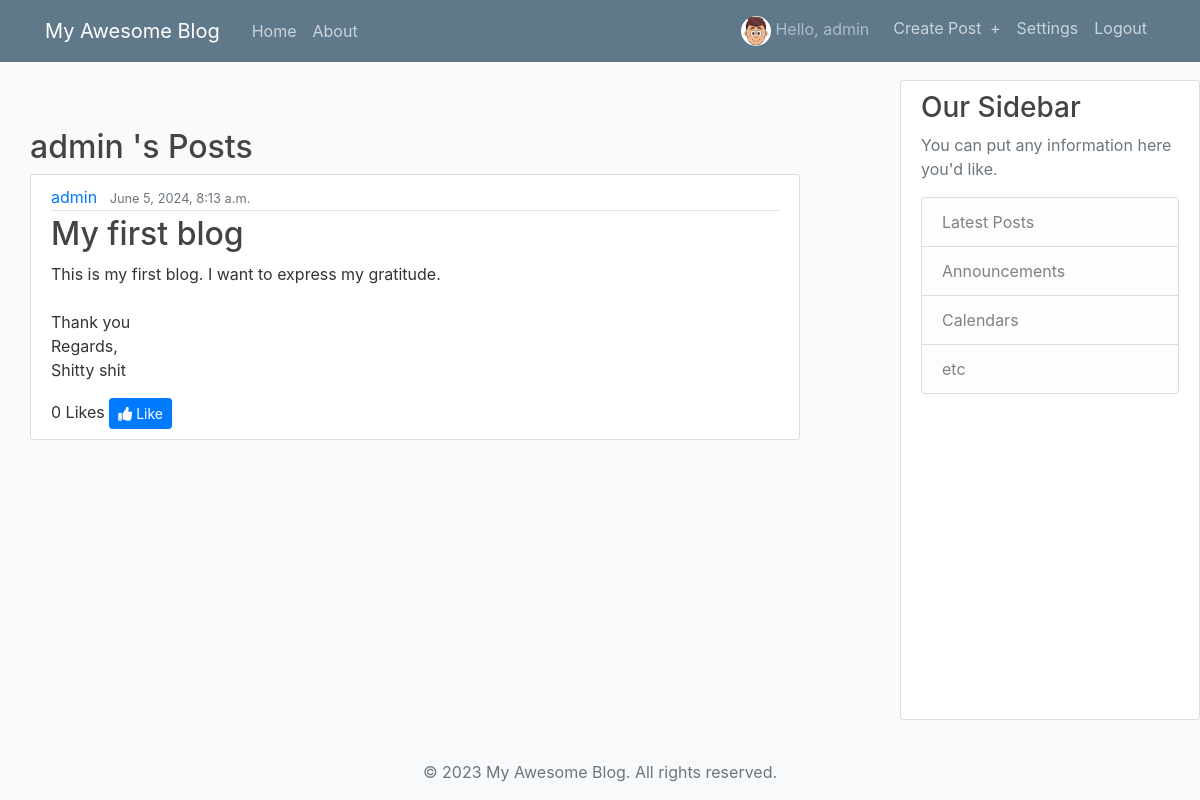
The app's page /user/1/posts/ (signed in), older data.
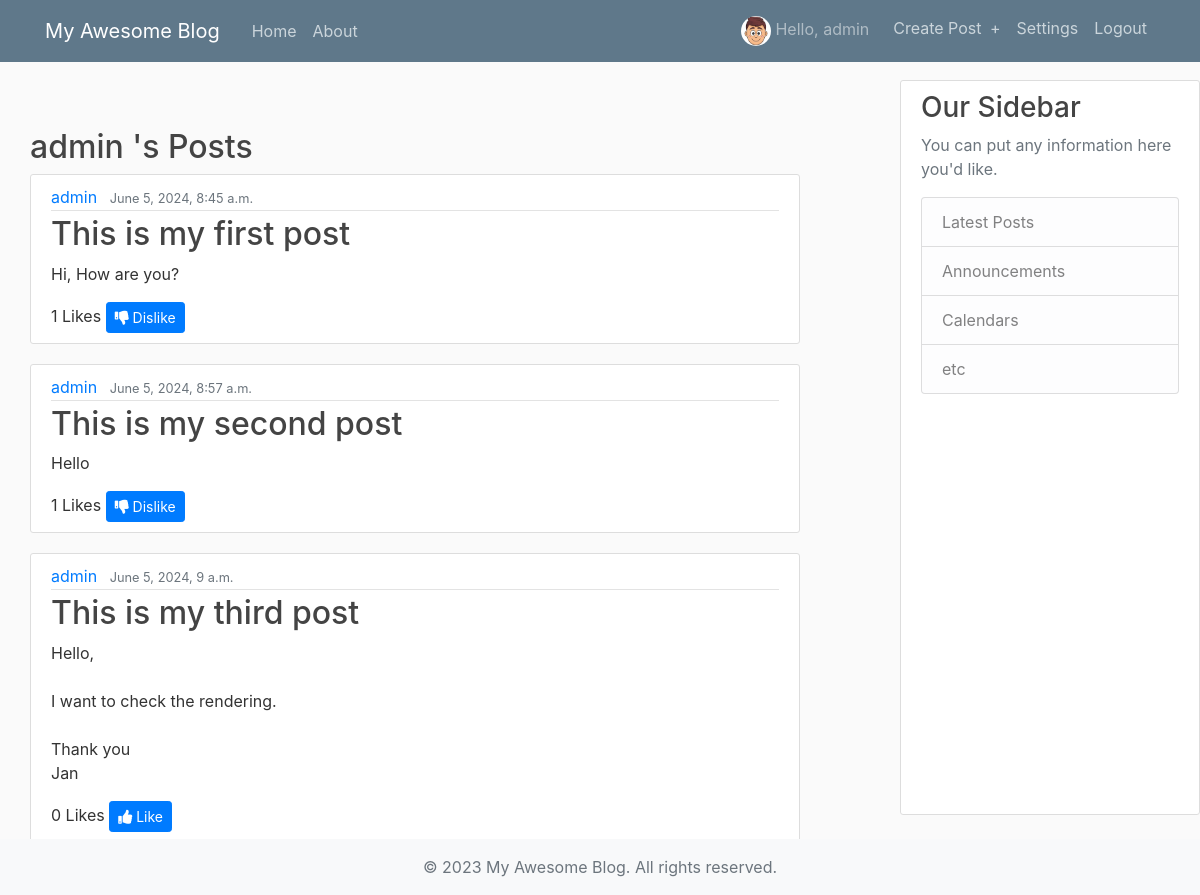
The same page, newer data.
### blog/models.py (models this page shows, shortened)
class Post(models.Model):
    title = models.CharField(max_length=100)
    tags = models.ManyToManyField(Tag, related_name='posts', blank=True)
    content = models.TextField()
    date_posted = models.DateTimeField(default=timezone.now)
    author = models.ForeignKey(User, on_delete=models.CASCADE)
    liked_by = models.ManyToManyField(User, related_name='liked_posts', blank=True)

### blog/views.py (the view)
# urls.py: path('user/<int:user_id>/posts/', views.user_posts, name='user-posts'),
def user_posts(request, user_id):
    posts = Post.objects.filter(author_id=user_id)
    for post in posts:
        post.author_display = (
            f"{post.author.first_name} {post.author.last_name}"
            if post.author.first_name and post.author.last_name
            else post.author.username
        )
    context = {'posts': posts}
    return render(request, 'blog/user_posts.html', context)

### blog/templates/blog/user_posts.html (shortened to what this page needs)
{% extends "blog/base.html" %}
{% block content %}
    <h2>
        {% if posts and posts.first.author.first_name and posts.first.author.last_name %}
            {{ posts.first.author.first_name }} {{ posts.first.author.last_name }}
        {% else %}
            {{ posts.first.author.username }}
        {% endif %}'s Posts
    </h2>
    {% for post in posts %}
        <article class="media content-section">
            <div class="media-body">
                <div class="article-metadata">
                    <a class="mr-2 user-link" href="{% url 'blog-home' %}">
                        {% if post.author.first_name and post.author.last_name %}
                            {{ post.author.first_name }} {{ post.author.last_name }}
                        {% else %}
                            {{ post.author.username }}
                        {% endif %}
                    </a>
                    <small class="text-muted">{{ post.date_posted }}</small>
                </div>
                <h2><a class="article-title" href="{% url 'post-detail' post.id %}">{{ post.title }}</a></h2>
                <p class="article-content">{{ post.content }}</p>
                <div class="like-section">
                    <span id="like-count-{{ post.id }}">{{ post.liked_by.count }} Likes</span>
                    {% if user.is_authenticated %}
                        <button class="btn btn-primary btn-sm like-button" data-post-id="{{ post.id }}">
                            {% if user in post.liked_by.all %}
                                <i class="fas fa-thumbs-down"></i> Dislike
                            {% else %}
                                <i class="fas fa-thumbs-up"></i> Like
                            {% endif %}
                        </button>
                    {% else %}
                        <button class="btn btn-primary btn-sm" disabled><i class="fas fa-thumbs-up"></i> Like</button>
                    {% endif %}
                </div>
            </div>
        </article>
    {% endfor %}
{% endblock content %}

Row changes from the older to the newer data that the page shows:
removed Post: first.author.username "admin", author.username "admin", date_posted "June 5, 2024, 8:13 a.m.", title "My first blog", content "This is my first blog. I want to express my gratitude. Thank you Regards, Shitty shit", liked_by.count "0", shows "Like"
added Post: first.author.username "admin", author.username "admin", date_posted "June 5, 2024, 8:45 a.m.", title "This is my first post", content "Hi, How are you?", liked_by.count "1", shows "Dislike"
added Post: author.username "admin", date_posted "June 5, 2024, 8:57 a.m.", title "This is my second post", content "Hello", liked_by.count "1", shows "Dislike"
added Post: author.username "admin", date_posted "June 5, 2024, 9 a.m.", title "This is my third post", content "Hello, I want to check the rendering. Thank you Jan", liked_by.count "0", shows "Like"
